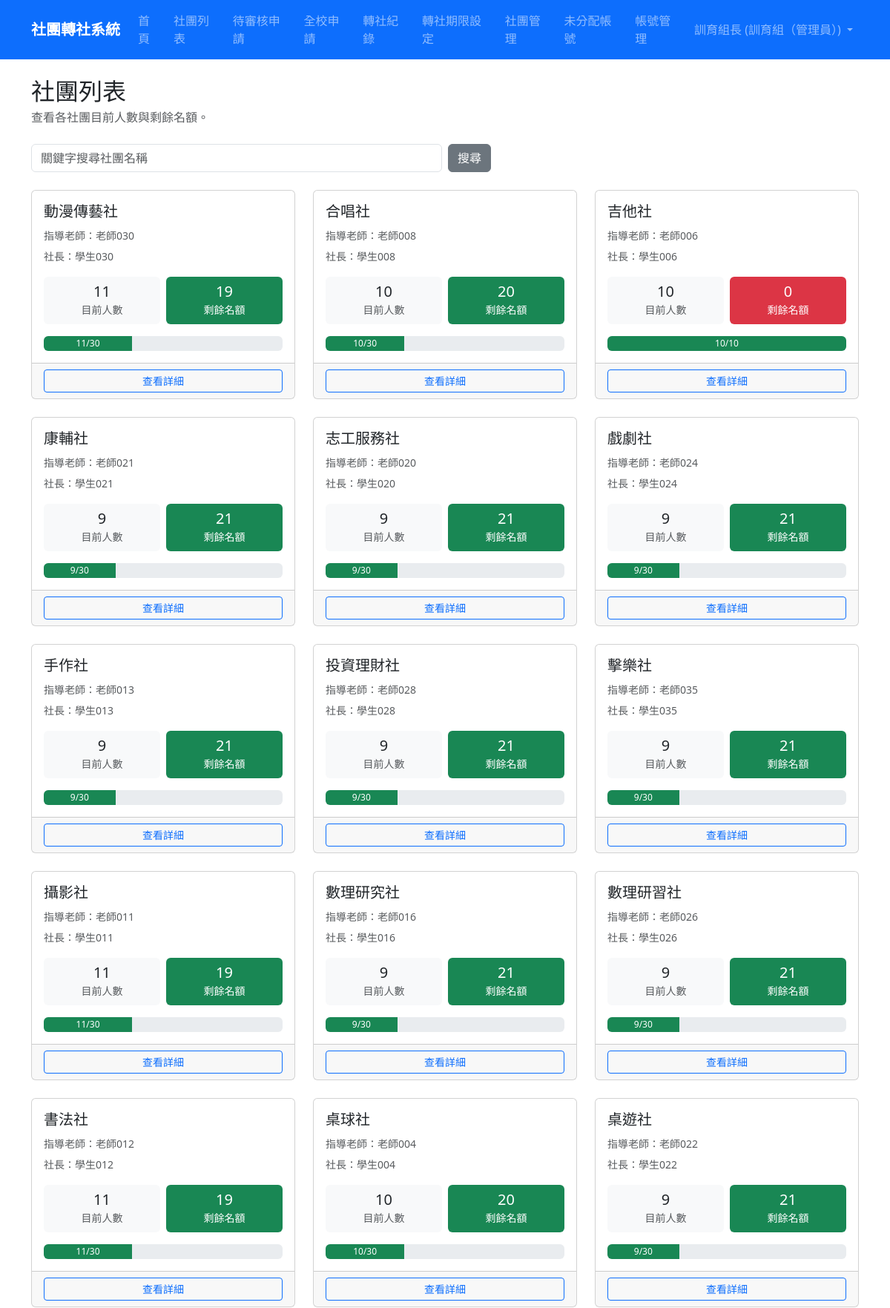
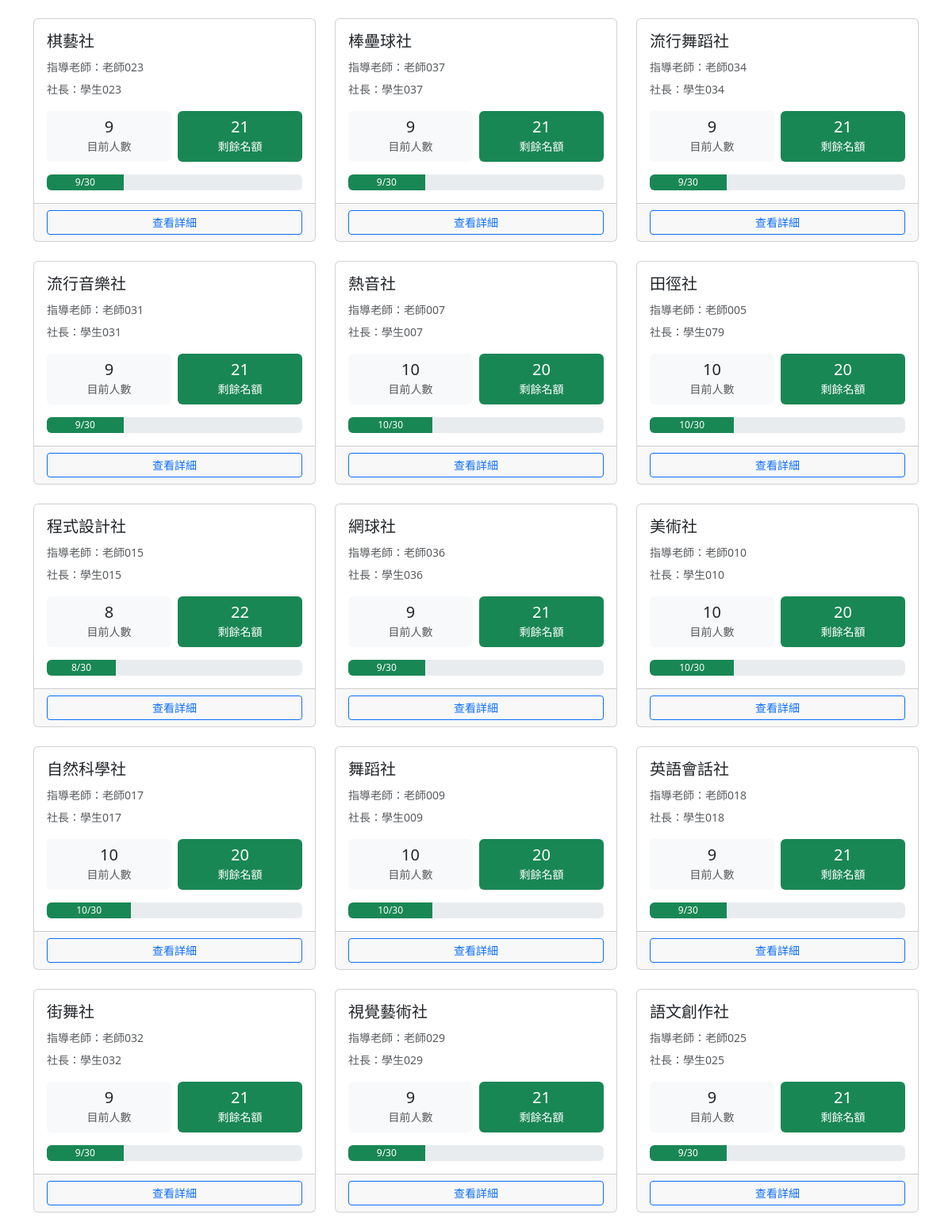
Page /clubs/ (signed in, upper part) on the committed database (2 pictures, top to bottom).
### accounts/models.py (models this page shows, shortened)
class User(django.contrib.auth.models.AbstractUser):
    ROLE_CHOICES = [
        ('student', '學生'),
        ('president', '社長'),
        ('teacher', '指導老師'),
        ('admin', '訓育組（管理員）'),
    ]
    role = models.CharField(
        max_length=20,
        choices=ROLE_CHOICES,
        default='student',
        verbose_name='身分組'
    )
    student_id = models.CharField(
        max_length=20,
        blank=True,
        verbose_name='學號'
    )
    class_name = models.CharField(
        max_length=20,
        blank=True,
        verbose_name='班級'
    )
    seat_number = models.PositiveSmallIntegerField(
        null=True,
        blank=True,
        verbose_name='座號'
    )
    club = models.ForeignKey(
        'clubs.Club',
        on_delete=models.SET_NULL,
        null=True,
        blank=True,
        verbose_name='所屬社團',
        related_name='members'
    )
    class Meta:
        verbose_name = '使用者'
        verbose_name_plural = '使用者'

### clubs/models.py (models this page shows, shortened)
class Club(models.Model):
    CATEGORY_CHOICES = [
        ('academic', '學術類'),
        ('arts', '藝文類'),
        ('performance', '藝能類'),
        ('recreation', '康輔類'),
        ('sports', '體育類'),
    ]
    code = models.CharField(max_length=10, unique=True, null=True, blank=True, verbose_name='社團代號')
    name = models.CharField(max_length=100, verbose_name='社團名稱')
    teacher = models.CharField(max_length=50, default='', verbose_name='指導老師')
    president = models.CharField(max_length=50, default='', verbose_name='社長')
    location = models.CharField(max_length=100, blank=True, verbose_name='社課場地')
    category = models.CharField(max_length=20, choices=CATEGORY_CHOICES, blank=True, verbose_name='類別')
    description = models.TextField(blank=True, verbose_name='社團描述')
    max_members = models.PositiveIntegerField(default=30, verbose_name='人數上限')
    current_members = models.PositiveIntegerField(default=0, verbose_name='現有人數')
    is_active = models.BooleanField(default=True, verbose_name='啟用中')
    created_at = models.DateTimeField(auto_now_add=True, verbose_name='建立時間')
    updated_at = models.DateTimeField(auto_now=True, verbose_name='更新時間')
    class Meta:
        verbose_name = '社團'
        verbose_name_plural = '社團'
        ordering = ['name']
    def get_remaining_slots(self):
        return max(0, self.max_members - self.current_members)

### clubs/views.py (the view)
# urls.py: path('', views.ClubListView.as_view(), name='club_list'),
class ClubListView(LoginRequiredMixin, ListView):
    model = Club
    template_name = 'clubs/club_list.html'
    context_object_name = 'clubs'
    def get_queryset(self):
        queryset = Club.objects.filter(is_active=True)
        query = self.request.GET.get('q', '').strip()
        if query:
            queryset = queryset.filter(name__icontains=query)
        return queryset
    def get_context_data(self, **kwargs):
        context = super().get_context_data(**kwargs)
        context['q'] = self.request.GET.get('q', '').strip()
        context['club_name_options'] = Club.objects.filter(
            is_active=True,
        ).order_by('name').values_list('name', flat=True)
        club_info = []
        for club in context['clubs']:
            club_info.append({
                'club': club,
                'teacher_name': display_name_without_username(club.teacher),
                'president_name': display_name_without_username(club.president),
                'remaining_slots': club.get_remaining_slots(),
            })
        context['club_info_list'] = club_info
        return context

### accounts/templatetags/account_extras.py (called while the page is built)
@register.filter
def display_role(user):
    if getattr(user, 'role', None) == 'president' and not user_is_club_president(user, user.club):
        return '學生'
    return user.get_role_display()

### clubs/views.py (called while the page is built)
def display_name_without_username(value):
    return re.sub(r'\s*\([^()]+\)\s*$', '', value or '').strip()

### transfers/context_processors.py (called while the page is built)
def transfer_window(request):
    context = get_transfer_window_state()
    user = getattr(request, 'user', None)
    context['admin_pending_review_count'] = 0
    if user and user.is_authenticated and (
        user.is_superuser or getattr(user, 'role', None) == 'admin'
    ):
        context['admin_pending_review_count'] = TransferRequest.objects.filter(
            status__in=[
                'orig_president_pending',
                'orig_teacher_pending',
                'new_president_pending',
                'new_teacher_pending',
                'admin_pending',
            ],
        ).count()
    return context

### transfers/models.py (called while the page is built)
    @classmethod
    def get_current(cls):
        return cls.objects.order_by('-updated_at', '-pk').first()

    def is_open(self, today=None):
        if self.is_paused:
            return False
        today = today or timezone.localdate()
        return self.start_date <= today <= self.end_date

    def get_status(self, today=None):
        if self.is_paused:
            return 'paused'
        today = today or timezone.localdate()
        if today < self.start_date:
            return 'not_started'
        if today > self.end_date:
            return 'ended'
        return 'open'

### transfers/services.py (called while the page is built)
def get_transfer_window_state():
    transfer_window = TransferWindow.get_current()
    is_open = transfer_window.is_open() if transfer_window else False
    status = transfer_window.get_status() if transfer_window else 'not_configured'
    return {
        'transfer_window': transfer_window,
        'transfer_window_is_open': is_open,
        'transfer_window_status': status,
        'transfer_window_is_paused': status == 'paused',
    }

### templates/clubs/club_list.html (shortened to what this page needs)
{% extends 'base.html' %}
{% block content %}
<div class="d-flex justify-content-between align-items-center mb-4">
    <div>
        <h1 class="h2 mb-1">社團列表</h1>
        <p class="text-muted mb-0">查看各社團目前人數與剩餘名額。</p>
    </div>
</div>
<form method="get" class="row g-2 mb-4">
    <div class="col-sm-8 col-md-6">
        <input type="search" name="q" value="{{ q }}" class="form-control" placeholder="關鍵字搜尋社團名稱" list="club-name-options">
    </div>
    <div class="col-auto">
        <button type="submit" class="btn btn-secondary">搜尋</button>
    </div>
</form>
<div class="row row-cols-1 row-cols-md-2 row-cols-lg-3 g-4">
    {% for info in club_info_list %}
    <div class="col">
        <div class="card club-card h-100">
            <div class="card-body">
                <h2 class="h5 card-title">{{ info.club.name }}</h2>
                <p class="card-text text-muted mb-1">
                    <small>指導老師：{{ info.teacher_name|default:"尚未設定" }}</small>
                </p>
                <p class="card-text text-muted">
                    <small>社長：{{ info.president_name|default:"尚未設定" }}</small>
                </p>
                <div class="row text-center g-2">
                    <div class="col-6">
                        <div class="p-2 bg-light rounded">
                            <div class="h5 mb-0">{{ info.club.current_members }}</div>
                            <small class="text-muted">目前人數</small>
                        </div>
                    </div>
                    <div class="col-6">
                        <div class="p-2 {% if info.remaining_slots > 0 %}bg-success text-white{% else %}bg-danger text-white{% endif %} rounded">
                            <div class="h5 mb-0">{{ info.remaining_slots }}</div>
                            <small>剩餘名額</small>
                        </div>
                    </div>
                </div>
                <div class="mt-3">
                    <div class="progress" style="height: 20px;">
                        {% widthratio info.club.current_members info.club.max_members 100 as percentage %}
                        <div class="progress-bar {% if percentage >= 100 %}bg-danger{% elif percentage >= 80 %}bg-warning{% else %}bg-success{% endif %}"
                             role="progressbar"
                             style="width: {{ percentage }}%"
                             aria-valuenow="{{ info.club.current_members }}"
                             aria-valuemin="0"
                             aria-valuemax="{{ info.club.max_members }}">
                            {{ info.club.current_members }}/{{ info.club.max_members }}
                        </div>
                    </div>
                </div>
            </div>
            <div class="card-footer">
                <a href="{% url 'club_detail' info.club.pk %}" class="btn btn-outline-primary btn-sm w-100">
                    查看詳細
                </a>
            </div>
        </div>
    </div>
    {% empty %}
    <div class="col-12">
        <div class="alert alert-info">目前沒有社團資料。</div>
    </div>
    {% endfor %}
</div>
{% endblock %}

### templates/base.html (shortened to what this page needs)
<!DOCTYPE html>
{% load account_extras %}
<html lang="zh-TW">
<head>
    <link href="https://cdn.jsdelivr.net/npm/bootstrap@5.3.0/dist/css/bootstrap.min.css" rel="stylesheet">
</head>
<body>
    <nav class="navbar navbar-expand-lg navbar-dark bg-primary">
        <div class="container">
            <a class="navbar-brand" href="{% url 'home' %}">社團轉社系統</a>
            <div class="collapse navbar-collapse" id="navbarNav">
                <ul class="navbar-nav me-auto">
                    <li class="nav-item">
                        <a class="nav-link" href="{% url 'home' %}">首頁</a>
                    </li>
                    <li class="nav-item">
                        <a class="nav-link" href="{% url 'club_list' %}">社團列表</a>
                    </li>
                    {% if user.is_authenticated %}
                        {% if user.is_superuser or user.role == 'president' or user.role == 'teacher' or user.role == 'admin' %}
                            <li class="nav-item">
                                <a class="nav-link position-relative" href="{% url 'pending_approvals' %}">
                                    待審核申請
                                </a>
                            </li>
                        {% endif %}
                        {% if user.is_superuser or user.role == 'admin' %}
                            <li class="nav-item">
                                <a class="nav-link" href="{% url 'all_requests' %}">全校申請</a>
                            </li>
                        {% endif %}
                        {% if user.is_superuser or user.role == 'admin' %}
                            <li class="nav-item">
                                <a class="nav-link" href="{% url 'transfer_record_archive_list' %}">轉社紀錄</a>
                            </li>
                            <li class="nav-item">
                                <a class="nav-link" href="{% url 'transfer_window_settings' %}">轉社期限設定</a>
                            </li>
                            <li class="nav-item">
                                <a class="nav-link" href="{% url 'club_admin_list' %}">社團管理</a>
                            </li>
                            <li class="nav-item">
                                <a class="nav-link" href="{% url 'unassigned_account_list' %}">未分配帳號</a>
                            </li>
                            <li class="nav-item">
                                <a class="nav-link" href="{% url 'account_admin_list' %}">帳號管理</a>
                            </li>
                        {% endif %}
                    {% endif %}
                </ul>
                <ul class="navbar-nav">
                    {% if user.is_authenticated %}
                        <li class="nav-item dropdown">
                            <a class="nav-link dropdown-toggle" href="#" role="button" data-bs-toggle="dropdown">
                                {{ user.get_full_name|default:user.username }} ({{ user|display_role }})
                            </a>
                        </li>
                    {% else %}
                        <li class="nav-item">
                            <a class="nav-link" href="{% url 'login' %}">登入</a>
                        </li>
                    {% endif %}
                </ul>
            </div>
        </div>
    </nav>
    <main class="container my-4">
        {% block content %}{% endblock %}
    </main>
</body>
</html>

### templates/base.html (style rules this page uses)
.navbar-brand { font-weight: bold; }
.club-card { transition: transform 0.2s; }

### rows in the picture
User: get_full_name "訓育組長", role "訓育組（管理員）"
Club: club.name "動漫傳藝社", teacher_name "老師030", president_name "學生030", club.current_members "11", remaining_slots "19", club.max_members "30"
Club: club.name "合唱社", teacher_name "老師008", president_name "學生008", club.current_members "10", remaining_slots "20", club.max_members "30"
Club: club.name "吉他社", teacher_name "老師006", president_name "學生006", club.current_members "10", remaining_slots "0", club.max_members "10"
Club: club.name "康輔社", teacher_name "老師021", president_name "學生021", club.current_members "9", remaining_slots "21", club.max_members "30"
Club: club.name "志工服務社", teacher_name "老師020", president_name "學生020", club.current_members "9", remaining_slots "21", club.max_members "30"
Club: club.name "戲劇社", teacher_name "老師024", president_name "學生024", club.current_members "9", remaining_slots "21", club.max_members "30"
Club: club.name "手作社", teacher_name "老師013", president_name "學生013", club.current_members "9", remaining_slots "21", club.max_members "30"
Club: club.name "投資理財社", teacher_name "老師028", president_name "學生028", club.current_members "9", remaining_slots "21", club.max_members "30"
Club: club.name "擊樂社", teacher_name "老師035", president_name "學生035", club.current_members "9", remaining_slots "21", club.max_members "30"
Club: club.name "攝影社", teacher_name "老師011", president_name "學生011", club.current_members "11", remaining_slots "19", club.max_members "30"
Club: club.name "數理研究社", teacher_name "老師016", president_name "學生016", club.current_members "9", remaining_slots "21", club.max_members "30"
Club: club.name "數理研習社", teacher_name "老師026", president_name "學生026", club.current_members "9", remaining_slots "21", club.max_members "30"
Club: club.name "書法社", teacher_name "老師012", president_name "學生012", club.current_members "11", remaining_slots "19", club.max_members "30"
Club: club.name "桌球社", teacher_name "老師004", president_name "學生004", club.current_members "10", remaining_slots "20", club.max_members "30"
Club: club.name "桌遊社", teacher_name "老師022", president_name "學生022", club.current_members "9", remaining_slots "21", club.max_members "30"
Club: club.name "棋藝社", teacher_name "老師023", president_name "學生023", club.current_members "9", remaining_slots "21", club.max_members "30"
Club: club.name "棒壘球社", teacher_name "老師037", president_name "學生037", club.current_members "9", remaining_slots "21", club.max_members "30"
Club: club.name "流行舞蹈社", teacher_name "老師034", president_name "學生034", club.current_members "9", remaining_slots "21", club.max_members "30"
Club: club.name "流行音樂社", teacher_name "老師031", president_name "學生031", club.current_members "9", remaining_slots "21", club.max_members "30"
Club: club.name "熱音社", teacher_name "老師007", president_name "學生007", club.current_members "10", remaining_slots "20", club.max_members "30"
Club: club.name "田徑社", teacher_name "老師005", president_name "學生079", club.current_members "10", remaining_slots "20", club.max_members "30"
Club: club.name "程式設計社", teacher_name "老師015", president_name "學生015", club.current_members "8", remaining_slots "22", club.max_members "30"
Club: club.name "網球社", teacher_name "老師036", president_name "學生036", club.current_members "9", remaining_slots "21", club.max_members "30"
Club: club.name "美術社", teacher_name "老師010", president_name "學生010", club.current_members "10", remaining_slots "20", club.max_members "30"
Club: club.name "自然科學社", teacher_name "老師017", president_name "學生017", club.current_members "10", remaining_slots "20", club.max_members "30"
Club: club.name "舞蹈社", teacher_name "老師009", president_name "學生009", club.current_members "10", remaining_slots "20", club.max_members "30"
Club: club.name "英語會話社", teacher_name "老師018", president_name "學生018", club.current_members "9", remaining_slots "21", club.max_members "30"
Club: club.name "街舞社", teacher_name "老師032", president_name "學生032", club.current_members "9", remaining_slots "21", club.max_members "30"
Club: club.name "視覺藝術社", teacher_name "老師029", president_name "學生029", club.current_members "9", remaining_slots "21", club.max_members "30"
Club: club.name "語文創作社", teacher_name "老師025", president_name "學生025", club.current_members "9", remaining_slots "21", club.max_members "30"
